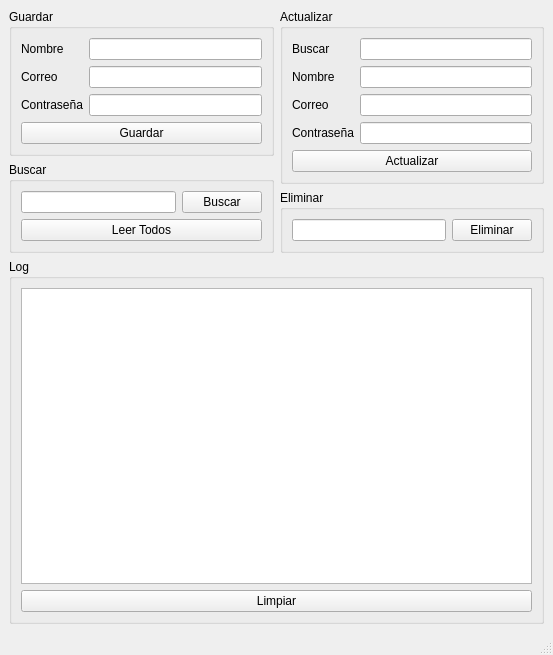
<?xml version="1.0" encoding="UTF-8"?>
<ui version="4.0">
 <class>MainWindow</class>
 <widget class="QMainWindow" name="MainWindow">
  <property name="geometry">
   <rect>
    <x>0</x>
    <y>0</y>
    <width>553</width>
    <height>655</height>
   </rect>
  </property>
  <property name="windowTitle">
   <string>Tarea5 Pedro Valenzuela</string>
  </property>
  <widget class="QWidget" name="centralwidget">
   <layout class="QVBoxLayout" name="verticalLayout_7">
    <item>
     <layout class="QHBoxLayout" name="horizontalLayout_2">
      <item>
       <layout class="QVBoxLayout" name="verticalLayout_6">
        <item>
         <widget class="QGroupBox" name="groupBox">
          <property name="title">
           <string>Guardar</string>
          </property>
          <layout class="QVBoxLayout" name="verticalLayout">
           <item>
            <layout class="QFormLayout" name="formLayout">
             <item row="0" column="0">
              <widget class="QLabel" name="label">
               <property name="text">
                <string>Nombre</string>
               </property>
              </widget>
             </item>
             <item row="0" column="1">
              <widget class="QLineEdit" name="guardarnombre">
               <property name="text">
                <string/>
               </property>
              </widget>
             </item>
             <item row="1" column="0">
              <widget class="QLabel" name="label_2">
               <property name="text">
                <string>Correo</string>
               </property>
              </widget>
             </item>
             <item row="1" column="1">
              <widget class="QLineEdit" name="guardarcorreo"/>
             </item>
             <item row="2" column="0">
              <widget class="QLabel" name="label_3">
               <property name="text">
                <string>Contraseña</string>
               </property>
              </widget>
             </item>
             <item row="2" column="1">
              <widget class="QLineEdit" name="guardarcontra"/>
             </item>
            </layout>
           </item>
           <item>
            <widget class="QPushButton" name="guardarB">
             <property name="text">
              <string>Guardar</string>
             </property>
            </widget>
           </item>
          </layout>
         </widget>
        </item>
        <item>
         <widget class="QGroupBox" name="groupBox_2">
          <property name="title">
           <string>Buscar</string>
          </property>
          <layout class="QVBoxLayout" name="verticalLayout_2">
           <item>
            <layout class="QHBoxLayout" name="horizontalLayout">
             <item>
              <widget class="QLineEdit" name="buscarnombre"/>
             </item>
             <item>
              <widget class="QPushButton" name="buscarB">
               <property name="text">
                <string>Buscar</string>
               </property>
              </widget>
             </item>
            </layout>
           </item>
           <item>
            <widget class="QPushButton" name="leertodosB">
             <property name="text">
              <string>Leer Todos</string>
             </property>
            </widget>
           </item>
          </layout>
         </widget>
        </item>
       </layout>
      </item>
      <item>
       <layout class="QVBoxLayout" name="verticalLayout_5">
        <item>
         <widget class="QGroupBox" name="groupBox_3">
          <property name="title">
           <string>Actualizar</string>
          </property>
          <layout class="QVBoxLayout" name="verticalLayout_3">
           <item>
            <layout class="QFormLayout" name="formLayout_2">
             <item row="1" column="0">
              <widget class="QLabel" name="label_4">
               <property name="text">
                <string>Nombre</string>
               </property>
              </widget>
             </item>
             <item row="1" column="1">
              <widget class="QLineEdit" name="actualizarnombre"/>
             </item>
             <item row="2" column="0">
              <widget class="QLabel" name="label_5">
               <property name="text">
                <string>Correo</string>
               </property>
              </widget>
             </item>
             <item row="2" column="1">
              <widget class="QLineEdit" name="actualizarcorreo"/>
             </item>
             <item row="3" column="0">
              <widget class="QLabel" name="label_6">
               <property name="text">
                <string>Contraseña</string>
               </property>
              </widget>
             </item>
             <item row="3" column="1">
              <widget class="QLineEdit" name="actualizarcontrasena"/>
             </item>
             <item row="0" column="0">
              <widget class="QLabel" name="label_7">
               <property name="text">
                <string>Buscar</string>
               </property>
              </widget>
             </item>
             <item row="0" column="1">
              <widget class="QLineEdit" name="busqueda_actualizar">
               <property name="text">
                <string/>
               </property>
              </widget>
             </item>
            </layout>
           </item>
           <item>
            <widget class="QPushButton" name="actualizarB">
             <property name="text">
              <string>Actualizar</string>
             </property>
            </widget>
           </item>
          </layout>
         </widget>
        </item>
        <item>
         <widget class="QGroupBox" name="groupBox_5">
          <property name="title">
           <string>Eliminar</string>
          </property>
          <layout class="QHBoxLayout" name="horizontalLayout_3">
           <item>
            <widget class="QLineEdit" name="estudianteid"/>
           </item>
           <item>
            <widget class="QPushButton" name="eliminarB">
             <property name="text">
              <string>Eliminar</string>
             </property>
            </widget>
           </item>
          </layout>
         </widget>
        </item>
       </layout>
      </item>
     </layout>
    </item>
    <item>
     <widget class="QGroupBox" name="groupBox_4">
      <property name="title">
       <string>Log</string>
      </property>
      <layout class="QVBoxLayout" name="verticalLayout_4">
       <item>
        <widget class="QTextEdit" name="log"/>
       </item>
       <item>
        <widget class="QPushButton" name="limpiarB">
         <property name="text">
          <string>Limpiar</string>
         </property>
        </widget>
       </item>
      </layout>
     </widget>
    </item>
   </layout>
  </widget>
  <widget class="QMenuBar" name="menubar">
   <property name="geometry">
    <rect>
     <x>0</x>
     <y>0</y>
     <width>553</width>
     <height>22</height>
    </rect>
   </property>
  </widget>
  <widget class="QStatusBar" name="statusbar"/>
 </widget>
 <resources/>
 <connections/>
</ui>
